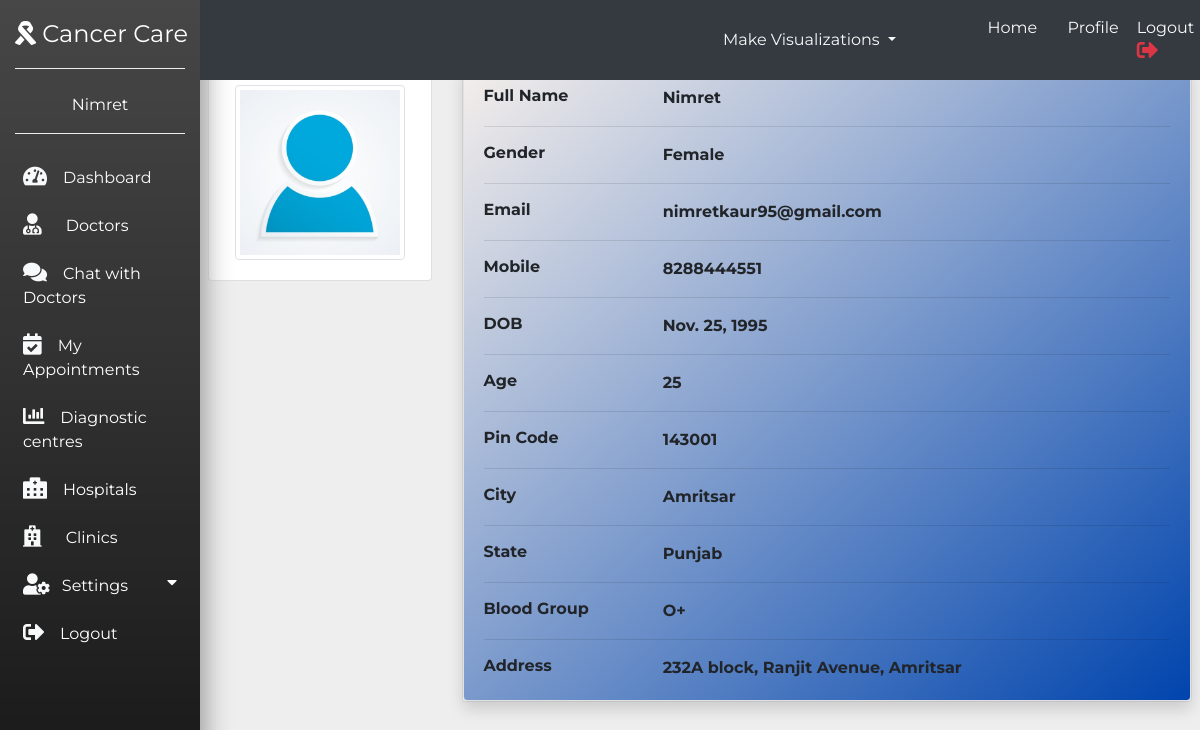
/profile/ (signed in), run on an earlier commit of the app's database.
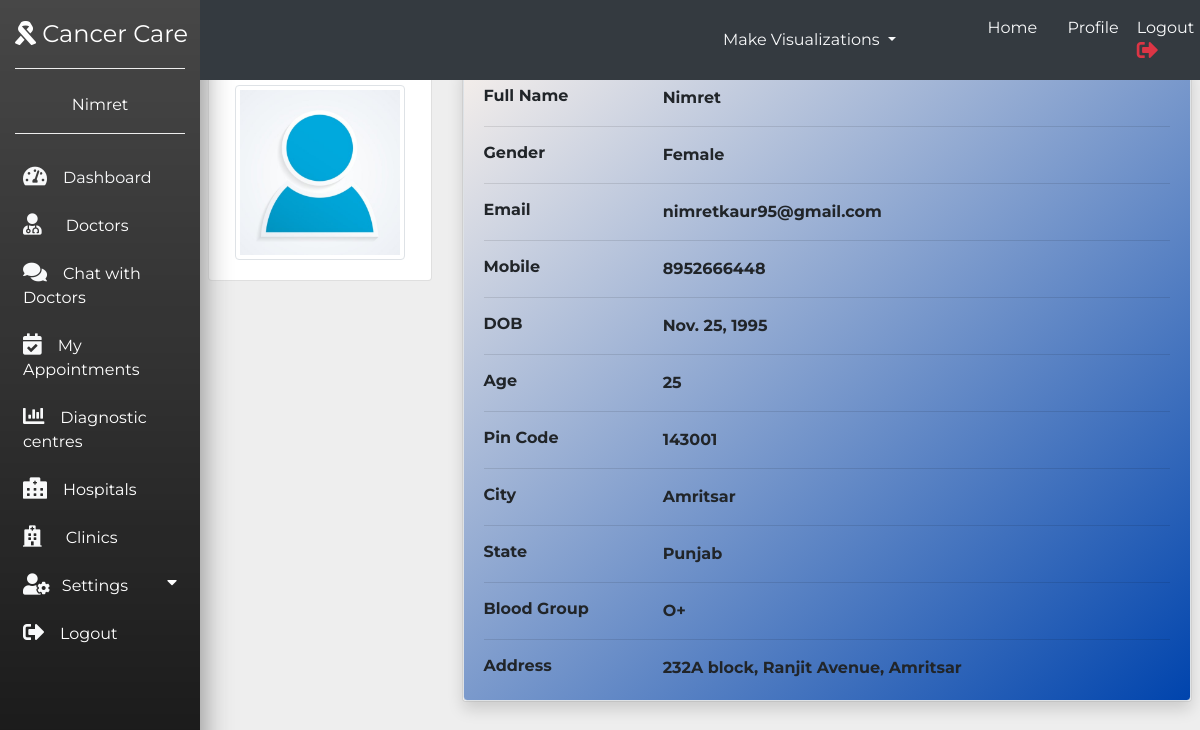
And on a later commit of the database.
### myapp/models.py (models this page shows, shortened)
class mypatient(models.Model):
    patient_id = models.CharField(max_length=30)
    pat_img = models.ImageField(null=True,blank=True)
    pat_name = models.CharField(max_length = 30)
    pat_email = models.EmailField()
    pat_pass = models.CharField(max_length = 40)
    pat_contact = models.CharField(max_length = 12,null = True)
    pat_pincode = models.IntegerField(null = True)
    pat_address = models.CharField(max_length = 100,null = True)
    pat_city = models.CharField(max_length = 20,null = True)
    pat_state = models.CharField(max_length = 20,null = True)
    pat_dob = models.DateField(max_length = 8,null = True)
    pat_bloodgroup = models.CharField(max_length = 3,null = True)
    pat_age = models.IntegerField(null = True)
    GENDER_CHOICES = (
        ('M', 'Male'),
        ('F', 'Female'),
    )
    pat_gender = models.CharField(max_length=1, choices=GENDER_CHOICES,null = True)

### myapp/views.py (the view)
# urls.py: path('profile/',views.profile, name="profile"),
def profile(request):
    if not request.session.has_key('em'):
        return redirect('/login')
    userdetail = mypatient.objects.get(pat_email= request.session['em'])
    return render(request,'profile.html',{'user':userdetail})

### Template/profile.html (shortened to what the changed rows need)
{% extends 'sidebar.html' %}{% load static %}  {% block content %}
<div class="container p-2">
    <div class="row">
        <div class="col-md-9">
            <div class="card mb-3">
                <div class="card-body border rounded shadow" style="background:linear-gradient(to top left, #0044ad, #f5efeb) ; font-size: medium; font-weight:bold; ">
                    <div class="row ">
                        <div class="col-sm-3 ">
                            <h6 class="mb-0"><b>Full Name</b></h6>
                        </div>
                        <div class="col-sm-9 ">
                            {{user.pat_name}}
                        </div>
                    </div>
                    <div class="row ">
                        <div class="col-sm-3 ">
                            <h6 class="mb-0 "><b>Email</b></h6>
                        </div>
                        <div class="col-sm-9 ">
                            {{user.pat_email}}
                        </div>
                    </div>
                    <div class="row ">
                        <div class="col-sm-3 ">
                            <h6 class="mb-0 "><b>Mobile</b></h6>
                        </div>
                        <div class="col-sm-9 ">
                            {{user.pat_contact}}
                        </div>
                    </div>
                    <div class="row ">
                        <div class="col-sm-3 ">
                            <h6 class="mb-0 "><b>DOB</b></h6>
                        </div>
                        <div class="col-sm-9 ">
                            {{user.pat_dob}}
                        </div>
                    </div>
                    <div class="row ">
                        <div class="col-sm-3 ">
                            <h6 class="mb-0 "><b>Age</b></h6>
                        </div>
                        <div class="col-sm-9 ">
                            {{user.pat_age}}
                        </div>
                    </div>
                    <div class="row ">
                        <div class="col-sm-3 ">
                            <h6 class="mb-0 "><b>Pin Code</b></h6>
                        </div>
                        <div class="col-sm-9 ">
                            {{user.pat_pincode}}
                        </div>
                    </div>
                    <div class="row ">
                        <div class="col-sm-3 ">
                            <h6 class="mb-0 "><b>City</b></h6>
                        </div>
                        <div class="col-sm-9 ">
                            {{user.pat_city}}
                        </div>
                    </div>
                    <div class="row ">
                        <div class="col-sm-3 ">
                            <h6 class="mb-0 "><b>State</b></h6>
                        </div>
                        <div class="col-sm-9 ">
                            {{user.pat_state}}
                        </div>
                    </div>
                    <div class="row ">
                        <div class="col-sm-3 ">
                            <h6 class="mb-0 "><b>Blood Group</b></h6>
                        </div>
                        <div class="col-sm-9 ">
                            {{user.pat_bloodgroup}}
                        </div>
                    </div>
                    <div class="row ">
                        <div class="col-sm-3 ">
                            <h6 class="mb-0 "><b>Address</b></h6>
                        </div>
                        <div class="col-sm-9 ">
                            {{user.pat_address}}
                        </div>
                    </div>
                </div>
            </div>
        </div>
    </div>
</div>
{% endblock %}

### Template/sidebar.html (shortened to what the changed rows need)
{% load static %}
<!doctype html>
<html lang="en">
<head>
    <link rel="stylesheet" href="{%static 'css/icofont.min.css' %}">
    <link rel="stylesheet" href="https://use.fontawesome.com/releases/v5.2.0/css/all.css">
    <link rel="stylesheet" href="https://stackpath.bootstrapcdn.com/bootstrap/4.3.1/css/bootstrap.min.css">
</head>
<body>
    <nav class="navbar navbar-expand-md navbar-light">
        <div class="collapse navbar-collapse" id="myNavbar">
            <div class="container-fluid">
                <div class="row">
                    <div class=" col-xl-2 col-lg-3 col-md-4 sidebar fixed-top">
                        <div class="bottom-border pb-3">
                            <p6 class="d-block text-center text-white">{{request.session.pat_name}}</p6>
                        </div>
                    </div>
                </div>
    </nav>
    <div class="container-fluid ">
        <div class="row ">
            <div class=" col-xl-10 col-lg-9 col-md-8 ml-auto ">
                <div class="row pt-md-4 mt-md-3 mb-2 ">
                    {% block content %}{%endblock%}
                </div>
            </div>
        </div>
    </div>
</body>
</html>

What changed in the data, as far as the page shows it:
changed mypatient "Nimret": pat_contact "8288444551" → "8952666448"
